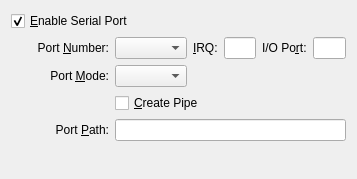
<ui version="4.0" >
 <comment>
 VBox frontends: Qt4 GUI ("VirtualBox"):

 Copyright (C) 2008 Sun Microsystems, Inc.

 This file is part of VirtualBox Open Source Edition (OSE), as
 available from http://www.virtualbox.org. This file is free software;
 you can redistribute it and/or modify it under the terms of the GNU
 General Public License (GPL) as published by the Free Software
 Foundation, in version 2 as it comes in the "COPYING" file of the
 VirtualBox OSE distribution. VirtualBox OSE is distributed in the
 hope that it will be useful, but WITHOUT ANY WARRANTY of any kind.

 Please contact Sun Microsystems, Inc., 4150 Network Circle, Santa
 Clara, CA 95054 USA or visit http://www.sun.com if you need
 additional information or have any questions.
 </comment>
 <class>VBoxVMSettingsSerial</class>
 <widget class="QWidget" name="VBoxVMSettingsSerial" >
  <property name="geometry" >
   <rect>
    <x>0</x>
    <y>0</y>
    <width>357</width>
    <height>179</height>
   </rect>
  </property>
  <layout class="QGridLayout" >
   <item row="0" column="0" colspan="2" >
    <widget class="QCheckBox" name="mGbSerial" >
     <property name="whatsThis" >
      <string>When checked, enables the given serial port of the virtual machine.</string>
     </property>
     <property name="text" >
      <string>&amp;Enable Serial Port</string>
     </property>
     <property name="checked" >
      <bool>true</bool>
     </property>
    </widget>
   </item>
   <item row="1" column="0" >
    <spacer>
     <property name="orientation" >
      <enum>Qt::Horizontal</enum>
     </property>
     <property name="sizeType" >
      <enum>QSizePolicy::Fixed</enum>
     </property>
     <property name="sizeHint" >
      <size>
       <width>20</width>
       <height>20</height>
      </size>
     </property>
    </spacer>
   </item>
   <item row="1" column="1" >
    <widget class="QWidget" native="1" name="mSerialChild" >
     <layout class="QGridLayout" >
      <property name="leftMargin" >
       <number>0</number>
      </property>
      <property name="topMargin" >
       <number>0</number>
      </property>
      <property name="rightMargin" >
       <number>0</number>
      </property>
      <property name="bottomMargin" >
       <number>0</number>
      </property>
      <item row="0" column="0" >
       <widget class="QLabel" name="mLbNumber" >
        <property name="text" >
         <string>Port &amp;Number:</string>
        </property>
        <property name="alignment" >
         <set>Qt::AlignRight|Qt::AlignTrailing|Qt::AlignVCenter</set>
        </property>
        <property name="buddy" >
         <cstring>mCbNumber</cstring>
        </property>
       </widget>
      </item>
      <item row="0" column="1" >
       <widget class="QComboBox" name="mCbNumber" >
        <property name="whatsThis" >
         <string>Displays the serial port number. You can choose one of the standard serial ports or select &lt;b>User-defined&lt;/b> and specify port parameters manually.</string>
        </property>
       </widget>
      </item>
      <item row="0" column="2" >
       <widget class="QLabel" name="mLbIRQ" >
        <property name="text" >
         <string>&amp;IRQ:</string>
        </property>
        <property name="buddy" >
         <cstring>mLeIRQ</cstring>
        </property>
       </widget>
      </item>
      <item row="0" column="3" >
       <widget class="QLineEdit" name="mLeIRQ" >
        <property name="sizePolicy" >
         <sizepolicy vsizetype="Fixed" hsizetype="Preferred" >
          <horstretch>0</horstretch>
          <verstretch>0</verstretch>
         </sizepolicy>
        </property>
        <property name="whatsThis" >
         <string>Displays the IRQ number of this serial port. Valid values are integer numbers in range from &lt;tt>0&lt;/tt> to &lt;tt>255&lt;/tt>. Values greater than &lt;tt>15&lt;/tt> may be used only if the &lt;b>IO APIC&lt;/b> is enabled for this virtual machine.</string>
        </property>
       </widget>
      </item>
      <item row="0" column="4" >
       <widget class="QLabel" name="mLbIOPort" >
        <property name="text" >
         <string>I/O Po&amp;rt:</string>
        </property>
        <property name="buddy" >
         <cstring>mLbIOPort</cstring>
        </property>
       </widget>
      </item>
      <item row="0" column="5" >
       <widget class="QLineEdit" name="mLeIOPort" >
        <property name="sizePolicy" >
         <sizepolicy vsizetype="Fixed" hsizetype="Preferred" >
          <horstretch>0</horstretch>
          <verstretch>0</verstretch>
         </sizepolicy>
        </property>
        <property name="whatsThis" >
         <string>Displays the base I/O port address of this serial port. Valid values are integer numbers in range from &lt;tt>0&lt;/tt> to &lt;tt>0xFFFF&lt;/tt>.</string>
        </property>
       </widget>
      </item>
      <item row="1" column="0" >
       <widget class="QLabel" name="mLbMode" >
        <property name="text" >
         <string>Port &amp;Mode:</string>
        </property>
        <property name="alignment" >
         <set>Qt::AlignRight|Qt::AlignTrailing|Qt::AlignVCenter</set>
        </property>
        <property name="buddy" >
         <cstring>mCbMode</cstring>
        </property>
       </widget>
      </item>
      <item row="1" column="1" >
       <widget class="QComboBox" name="mCbMode" >
        <property name="whatsThis" >
         <string>Controls the working mode of this serial port. If you select &lt;b>Disconnected&lt;/b>, the guest OS will detect the serial port but will not be able to operate it.</string>
        </property>
       </widget>
      </item>
      <item row="1" column="2" colspan="4" >
       <spacer>
        <property name="orientation" >
         <enum>Qt::Horizontal</enum>
        </property>
        <property name="sizeHint" >
         <size>
          <width>131</width>
          <height>20</height>
         </size>
        </property>
       </spacer>
      </item>
      <item row="2" column="1" colspan="2" >
       <widget class="QCheckBox" name="mCbPipe" >
        <property name="whatsThis" >
         <string>If checked, the pipe specified in the &lt;b>Port Path&lt;/b> field will be created by the virtual machine when it starts. Otherwise, the virtual machine will try to use the existing pipe.</string>
        </property>
        <property name="text" >
         <string>&amp;Create Pipe</string>
        </property>
       </widget>
      </item>
      <item row="3" column="0" >
       <widget class="QLabel" name="mLbPath" >
        <property name="text" >
         <string>Port &amp;Path:</string>
        </property>
        <property name="alignment" >
         <set>Qt::AlignRight|Qt::AlignTrailing|Qt::AlignVCenter</set>
        </property>
        <property name="buddy" >
         <cstring>mLePath</cstring>
        </property>
       </widget>
      </item>
      <item row="3" column="1" colspan="5" >
       <widget class="QLineEdit" name="mLePath" >
        <property name="whatsThis" >
         <string>Displays the path to the serial port's pipe on the host when the port works in &lt;b>Host Pipe&lt;/b> mode, or the host serial device name when the port works in &lt;b>Host Device&lt;/b> mode.</string>
        </property>
       </widget>
      </item>
     </layout>
    </widget>
   </item>
   <item row="1" column="2" >
    <spacer>
     <property name="orientation" >
      <enum>Qt::Horizontal</enum>
     </property>
     <property name="sizeHint" >
      <size>
       <width>40</width>
       <height>20</height>
      </size>
     </property>
    </spacer>
   </item>
   <item row="2" column="1" >
    <spacer>
     <property name="orientation" >
      <enum>Qt::Vertical</enum>
     </property>
     <property name="sizeHint" >
      <size>
       <width>20</width>
       <height>40</height>
      </size>
     </property>
    </spacer>
   </item>
  </layout>
 </widget>
 <resources/>
 <connections>
  <connection>
   <sender>mGbSerial</sender>
   <signal>toggled(bool)</signal>
   <receiver>mSerialChild</receiver>
   <slot>setEnabled(bool)</slot>
   <hints>
    <hint type="sourcelabel" >
     <x>71</x>
     <y>20</y>
    </hint>
    <hint type="destinationlabel" >
     <x>255</x>
     <y>125</y>
    </hint>
   </hints>
  </connection>
 </connections>
</ui>
